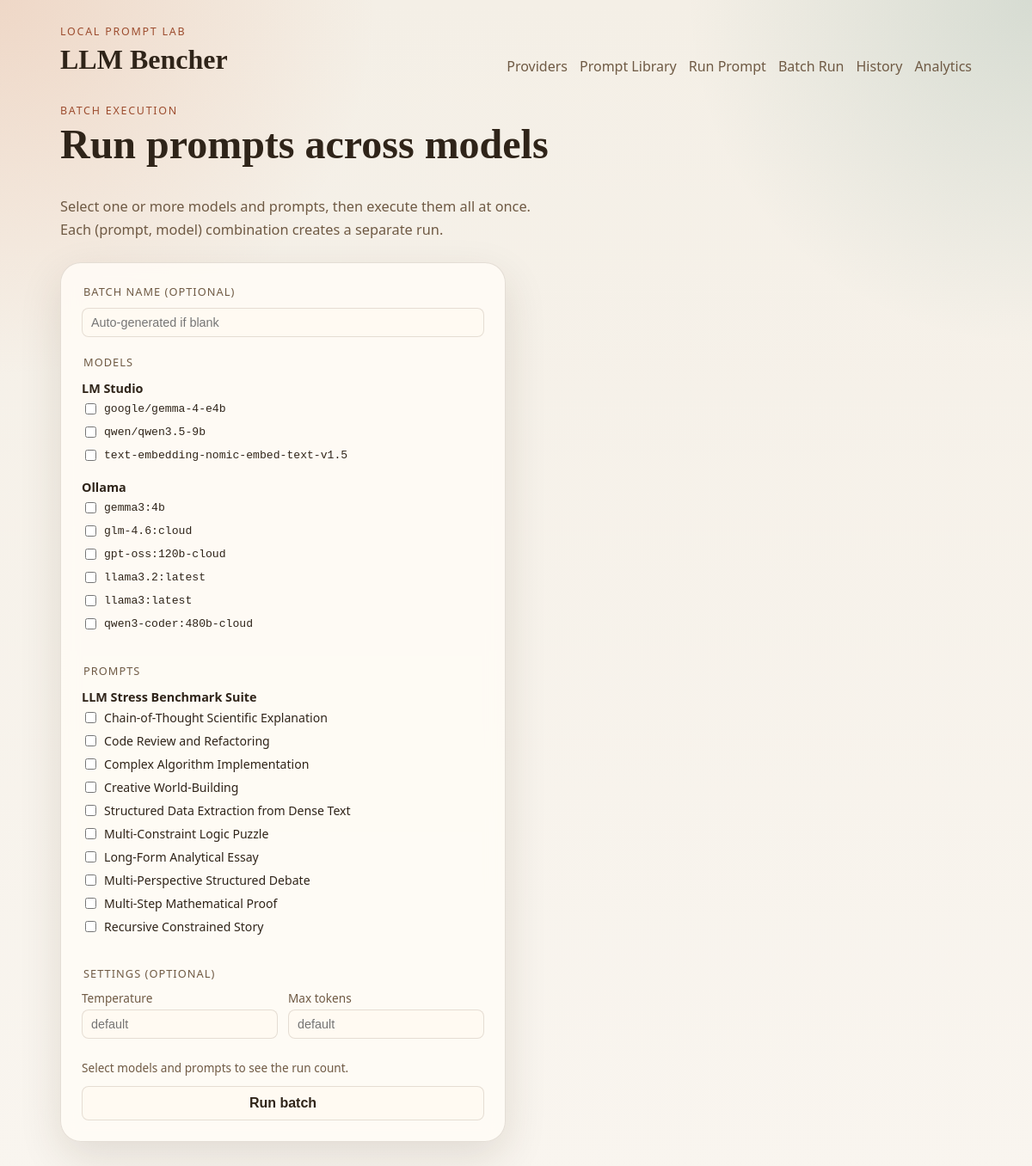
The app's page /runs/batch, older data.
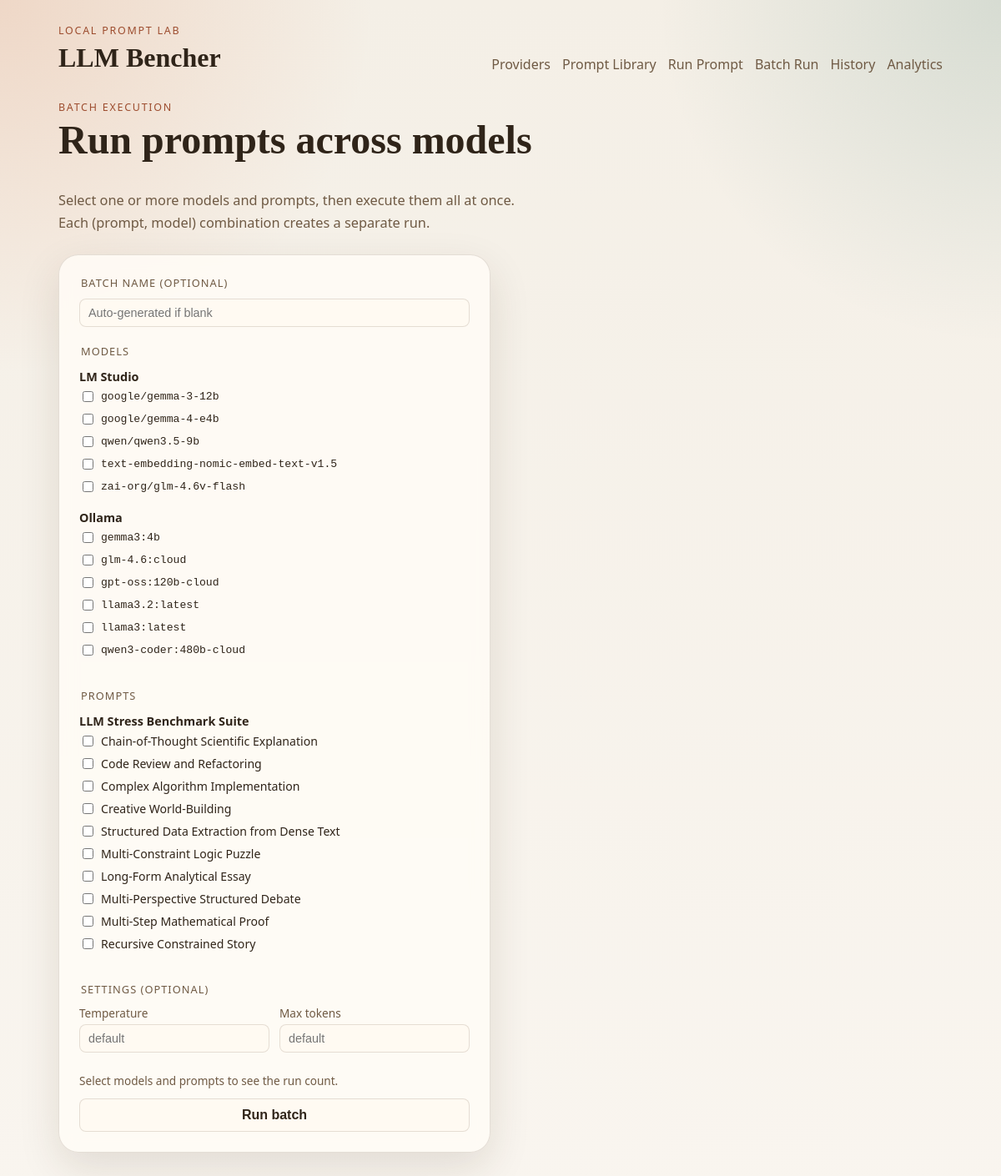
The same page, newer data.
### llm_bencher/models.py (models this page shows)
class TimestampMixin:
    created_at: Mapped[datetime] = mapped_column(
        DateTime(timezone=True),
        default=utc_now,
        nullable=False,
    )
    updated_at: Mapped[datetime] = mapped_column(
        DateTime(timezone=True),
        default=utc_now,
        onupdate=utc_now,
        nullable=False,
    )

class Provider(TimestampMixin, Base):
    __tablename__ = "providers"
    id: Mapped[int] = mapped_column(Integer, primary_key=True)
    slug: Mapped[str] = mapped_column(String(50), unique=True, nullable=False)
    name: Mapped[str] = mapped_column(String(100), nullable=False)
    kind: Mapped[ProviderKind] = mapped_column(Enum(ProviderKind), nullable=False)
    base_url: Mapped[str] = mapped_column(String(255), nullable=False)
    api_key: Mapped[str | None] = mapped_column(String(255))
    is_enabled: Mapped[bool] = mapped_column(Boolean, default=True, nullable=False)
    is_default: Mapped[bool] = mapped_column(Boolean, default=False, nullable=False)
    is_connected: Mapped[bool] = mapped_column(Boolean, default=False, nullable=False)
    last_health_check_at: Mapped[datetime | None] = mapped_column(DateTime(timezone=True))
    last_error: Mapped[str | None] = mapped_column(Text)
    models: Mapped[list["ProviderModel"]] = relationship(
        back_populates="provider",
        cascade="all, delete-orphan",
    )
    runs: Mapped[list["Run"]] = relationship(back_populates="provider")

class ProviderModel(TimestampMixin, Base):
    __tablename__ = "provider_models"
    __table_args__ = (
        UniqueConstraint("provider_id", "external_id", name="uq_provider_models_provider_external"),
    )
    id: Mapped[int] = mapped_column(Integer, primary_key=True)
    provider_id: Mapped[int] = mapped_column(ForeignKey("providers.id"), nullable=False)
    external_id: Mapped[str] = mapped_column(String(255), nullable=False)
    display_name: Mapped[str] = mapped_column(String(255), nullable=False)
    is_available: Mapped[bool] = mapped_column(Boolean, default=True, nullable=False)
    last_seen_at: Mapped[datetime | None] = mapped_column(DateTime(timezone=True))
    provider: Mapped["Provider"] = relationship(back_populates="models")
    runs: Mapped[list["Run"]] = relationship(back_populates="provider_model")

class PromptSuite(TimestampMixin, Base):
    __tablename__ = "prompt_suites"
    id: Mapped[int] = mapped_column(Integer, primary_key=True)
    slug: Mapped[str] = mapped_column(String(120), unique=True, nullable=False)
    name: Mapped[str] = mapped_column(String(255), nullable=False)
    description: Mapped[str | None] = mapped_column(Text)
    version: Mapped[str | None] = mapped_column(String(50))
    source_path: Mapped[str | None] = mapped_column(String(500))
    checksum: Mapped[str | None] = mapped_column(String(128))
    is_active: Mapped[bool] = mapped_column(Boolean, default=True, nullable=False)
    imported_at: Mapped[datetime | None] = mapped_column(DateTime(timezone=True))
    exported_at: Mapped[datetime | None] = mapped_column(DateTime(timezone=True))
    prompts: Mapped[list["PromptDefinition"]] = relationship(
        back_populates="suite",
        cascade="all, delete-orphan",
    )
    import_records: Mapped[list["PromptImportRecord"]] = relationship(
        back_populates="suite",
        cascade="all, delete-orphan",
    )

class PromptDefinition(TimestampMixin, Base):
    __tablename__ = "prompt_definitions"
    __table_args__ = (
        UniqueConstraint("suite_id", "slug", name="uq_prompt_definitions_suite_slug"),
    )
    id: Mapped[int] = mapped_column(Integer, primary_key=True)
    suite_id: Mapped[int] = mapped_column(ForeignKey("prompt_suites.id"), nullable=False)
    slug: Mapped[str] = mapped_column(String(120), nullable=False)
    title: Mapped[str] = mapped_column(String(255), nullable=False)
    category: Mapped[str | None] = mapped_column(String(120))
    description: Mapped[str | None] = mapped_column(Text)
    system_prompt: Mapped[str | None] = mapped_column(Text)
    user_prompt_template: Mapped[str] = mapped_column(Text, nullable=False)
    tags: Mapped[list[str]] = mapped_column(JSON, default=list, nullable=False)
    variables: Mapped[list[dict[str, Any]]] = mapped_column(JSON, default=list, nullable=False)
    default_temperature: Mapped[float | None] = mapped_column(Float)
    default_max_tokens: Mapped[int | None] = mapped_column(Integer)
    suite: Mapped["PromptSuite"] = relationship(back_populates="prompts")
    runs: Mapped[list["Run"]] = relationship(back_populates="prompt")

### llm_bencher/web/routes.py (the view)
@router.get("/runs/batch", response_class=HTMLResponse)
def batch_run_page(request: Request) -> HTMLResponse:
    session_factory = request.app.state.session_factory
    with session_factory() as session:
        providers = session.scalars(
            select(Provider)
            .options(selectinload(Provider.models))
            .order_by(Provider.name)
        ).all()
        suites = session.scalars(
            select(PromptSuite)
            .options(selectinload(PromptSuite.prompts))
            .where(PromptSuite.is_active.is_(True))
            .order_by(PromptSuite.name)
        ).all()
    return _render(request, "batch_new.html", providers=providers, suites=suites)

### llm_bencher/templates/batch_new.html (shortened to what the changed rows need)
{% extends "base.html" %}
{% block content %}
<section class="section-header">
  <div>
    <h1>Run prompts across models</h1>
  </div>
</section>
<div style="display:grid;grid-template-columns:1fr 1fr;gap:24px;">
  <section class="panel">
    <form id="batch-form">
      <fieldset style="border:none;padding:0;margin:0 0 20px;">
        {% for provider in providers %}
        {% if provider.is_enabled and provider.models %}
        <div style="margin-bottom:12px;">
          <strong style="font-size:0.9rem;">{{ provider.name }}</strong>
          {% for model in provider.models %}
          {% if model.is_available %}
          <label style="display:flex;align-items:center;gap:6px;padding:4px 0;font-size:0.88rem;">
            <input type="checkbox" class="model-cb"
              data-provider-id="{{ provider.id }}"
              data-model-id="{{ model.external_id }}"
              data-model-name="{{ model.display_name }}">
            <code style="font-size:0.82rem;">{{ model.external_id }}</code>
          </label>
          {% endif %}
          {% endfor %}
        </div>
        {% endif %}
        {% endfor %}
      </fieldset>
      <fieldset style="border:none;padding:0;margin:0 0 20px;">
        {% for suite in suites %}
        <div style="margin-bottom:12px;">
          <strong style="font-size:0.9rem;">{{ suite.name }}</strong>
          {% for prompt in suite.prompts %}
          <label style="display:flex;align-items:center;gap:6px;padding:4px 0;font-size:0.88rem;">
            <input type="checkbox" class="prompt-cb" data-prompt-id="{{ prompt.id }}">
            {{ prompt.title }}
          </label>
          {% endfor %}
        </div>
        {% endfor %}
      </fieldset>
    </form>
  </section>
</div>
{% endblock %}

Row changes from the older to the newer data that the page shows:
changed Provider "LM Studio": gains ProviderModel (external_id "google/gemma-3-12b")
added ProviderModel: external_id "zai-org/glm-4.6v-flash", shown under Provider "LM Studio"
